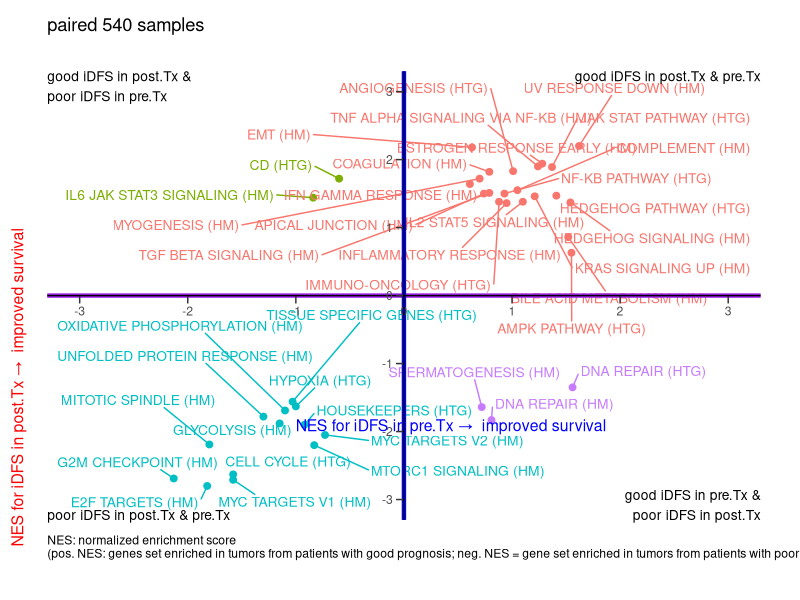
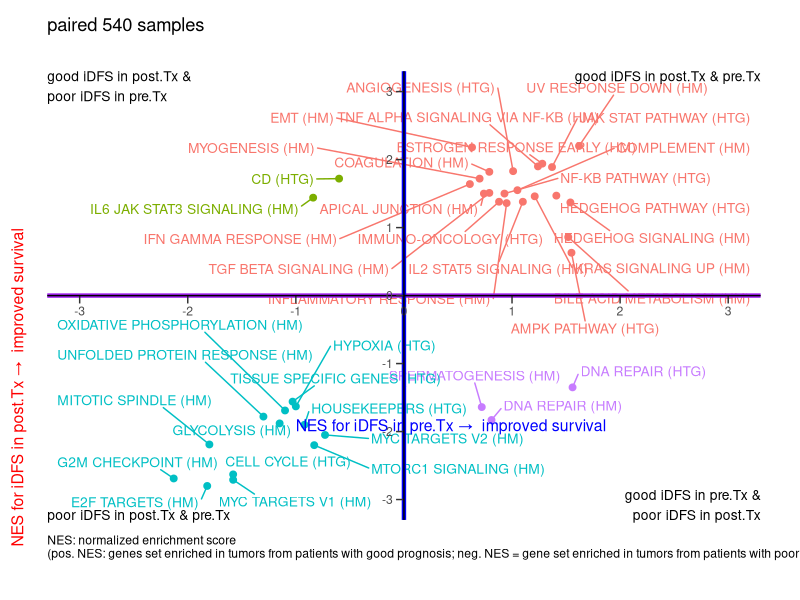

Reproduce these figures in R, in order.
# HEADER ####
#
# Version: 2024-11-13
#
# Figure S5: 
#   Analysis of prognostic gene sets in pre-Tx biopsies 
#   and post-Tx residual tumors.
# 
#
#
#
# SETUP ####
#'  
Sys.setenv(lang = "en_US")

#' *Install required packages if missing* -----------------------------------

# Package names from CRAN
packs <- c("tidyverse", "ggrepel")

# Install packages not yet installed
installed_packages <- packs %in% rownames(installed.packages())
if (any(installed_packages == FALSE)) {
  install.packages(packs[!installed_packages])
}

#' *Load required packages* -----------------------------------

invisible(lapply(packs, library, character.only = TRUE))



#'\newpage
# FUNCTION Definitions ####
# ******************************************************
#
# The following functions  shift_axis_y()  and  shift_axis_x()
# are applied to place x and y axes in the plots
# to hazard ratios = "1" (instead of "0")

shift_axis_y <- function(p, y=0){
  g <- ggplotGrob(p)
  dummy <- data.frame(y=y)
  ax <- g[["grobs"]][g$layout$name == "axis-b"][[1]]
  p + annotation_custom(grid::grobTree(ax, 
                                       vp = grid::viewport(
                                         y=0, height=sum(ax$height))), 
                        ymax=y, ymin=y) +
    geom_hline(aes(yintercept=y), data = dummy) +
    theme(axis.text.x = element_blank(), 
          axis.ticks.x=element_blank())
}

shift_axis_x <- function(p, x=0){
  g <- ggplotGrob(p)
  dummy <- data.frame(x=x)
  ax <- g[["grobs"]][g$layout$name == "axis-l"][[1]]
  p + annotation_custom(grid::grobTree(ax, 
                                       vp = grid::viewport(
                                         x=0, width = sum(ax$height))), 
                        xmax=x, xmin=x) +
    geom_vline(aes(xintercept=x), data = dummy) +
    theme(axis.text.y = element_blank(), 
          axis.ticks.y=element_blank(), 
          legend.position = "none")
}


#' * -----------------------------------------------------------------------


# IMPORT ####

# Normalized Enrichment Scores (NES) of pathways for iDFS prognosis
#  from biopsy and resect samples

df <-read.table("biopsy_resect_HR_basedGSEA_20092024.txt",header=TRUE, sep='\t')

# Define four quadrants Q1-Q4 for coloring
df$quadrant <- dplyr::case_when(df$Resect > 0 & df$Biopsy > 0  ~ "Q1", #Q1... both x and y are positive
                                df$Resect > 0 & df$Biopsy <0  ~ "Q2",  #Q2... x is neg and y is positive
                                df$Resect < 0 & df$Biopsy <0  ~ "Q3",  #Q3... both x and y are negative
                                df$Biopsy > 0 & df$Resect <0  ~ "Q4")  #Q4... x is pos and y is negative

testplot<-ggplot(df, aes(x = Biopsy, y =Resect, color = quadrant), guides(fill = FALSE, color = FALSE)) +
  geom_point(size=2) +
  geom_text_repel(aes(label = Pathway),size=3.5, box.padding = 0.5, max.overlaps=Inf) +
  theme(panel.background = element_rect(fill="white"),  
        plot.margin = margin(1, 1, 1, 1, "cm"),
        axis.title=element_blank(),
        axis.ticks.length=unit(.2, "cm"))+
  scale_x_continuous(limits = c(-3, 3),  n.breaks=7) +
  scale_y_continuous(limits = c(-3, 3),n.breaks=7)+
  labs(title = "paired 540 samples", 
       caption = "NES: normalized enrichment score \n(pos. NES: genes set enriched in tumors from patients with good prognosis; neg. NES = gene set enriched in tumors from patients with poor prognosis)") +
  theme(plot.title = element_text(hjust = 0, vjust = 10, margin = margin(t = 10)),
        plot.caption = element_text(hjust = 0))

# Add central axes and axis labels
  
p1 <- testplot +
  annotate("segment", x = -Inf, xend = Inf, y = 0, linewidth=1.5, yend = 0, color = "purple") +
  annotate("segment", x = 0, xend = 0, y = -Inf, linewidth=1.5, yend = Inf, color = "blue") +
  
  annotate("text", x = -Inf, y = 1, label = "NES for iDFS in post.Tx \u2192  improved survival", angle = 90,size=4, hjust=1.0, vjust=-2.0,  color = "red") +
  annotate("text", x = -1, y = Inf, label = "NES for iDFS in pre.Tx \u2192  improved survival", hjust=0,vjust=30, size=4, color = "blue") +
  
  annotate("text", x = -Inf, y = Inf, label = "good iDFS in post.Tx &\npoor iDFS in pre.Tx", vjust = 1, hjust=0, size=3.5)+
  annotate("text", x = -Inf, y = -Inf, label = "poor iDFS in post.Tx & pre.Tx", vjust = 0, hjust=0, size=3.5)+
  annotate("text", x = Inf, y = Inf, label = "good iDFS in post.Tx & pre.Tx", vjust = 1, hjust=1, size=3.5)+
  annotate("text", x = Inf, y = -Inf, label = "good iDFS in pre.Tx &\npoor iDFS in post.Tx", vjust = 0, hjust=1, size=3.5)+
  
  coord_cartesian(clip = "off")  # Allow annotations to be outside the plot area

# Shift axis labels  
 
p1<-shift_axis_y(p1, y=0)
p1<-shift_axis_x(p1, x=0)
p1

# Save plot to file
  
ggsave(file="SFig5.svg", plot=p1, width=10, height=8)
dev.off()


#'\newpage
# SESSION INFO ####
sessionInfo()
